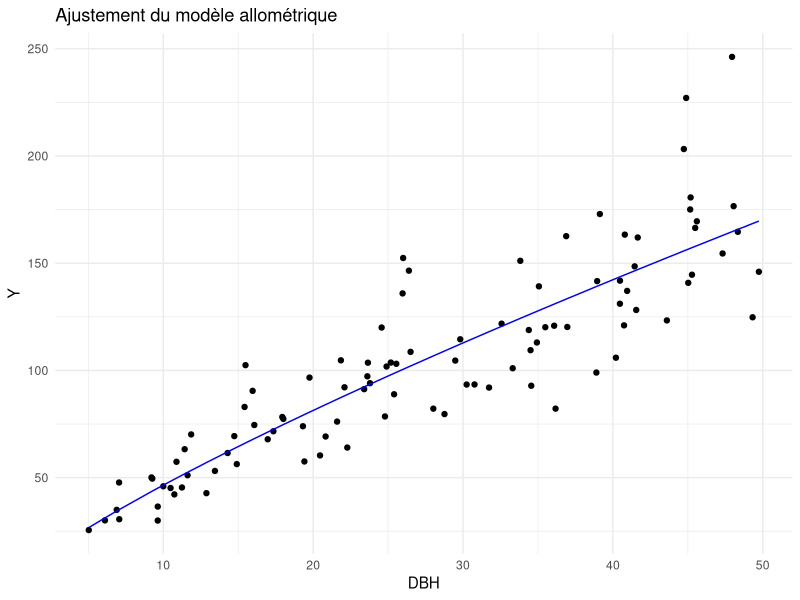
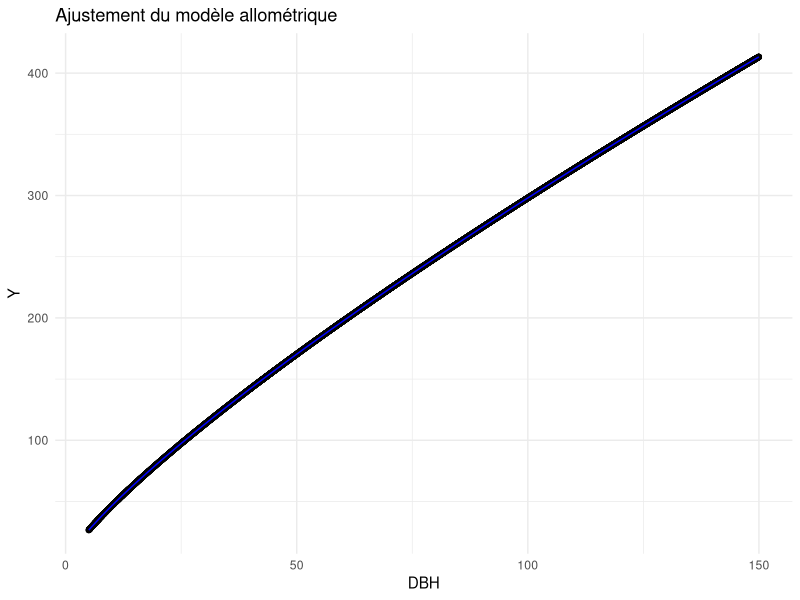

Write R code to recreate these figures, in order.
## ---- chunk 1
set.seed(123)
# Simuler des données
n <- 100
DBH <- runif(n, 5, 50)  # Diamètre à la hauteur de poitrine (DBH)
alpha <- 2
beta <- 0.8
epsilon <- rnorm(n, mean = 0, sd = 0.2)  # Bruit aléatoire
Y <- exp(alpha + epsilon) * DBH^beta  # Relation allométrique
data <- data.frame(DBH, Y)
## ---- chunk 2
# Transformation log-log
data$log_DBH <- log(data$DBH)
data$log_Y <- log(data$Y)

# Modèle linéaire pour estimation initiale
lm_fit <- lm(log_Y ~ log_DBH, data = data)
summary(lm_fit)

# Estimations initiales
alpha_init <- coef(lm_fit)[1]
beta_init <- coef(lm_fit)[2]
## ---- chunk 3
# Ajustement avec nls
nls_fit <- nls(Y ~ exp(alpha) * DBH^beta,
               data = data,
               start = list(alpha = alpha_init, beta = beta_init))
summary(nls_fit)

# Récupérer les paramètres estimés
coef <- coef(nls_fit)
coef["alpha"];coef["beta"]
## ---- chunk 4
# Prédictions
data$Y_pred <- predict(nls_fit)

# Graphique de validation
library(ggplot2)
ggplot(data, aes(x = DBH, y = Y)) +
  geom_point() +
  geom_line(aes(y = Y_pred), color = "blue") +
  labs(title = "Ajustement du modèle allométrique", y = "Y", x = "DBH") +
  theme_minimal()
## ---- chunk 5
n <- 10000
DBH <- runif(n, 5, 150)  # Diamètre à la hauteur de poitrine (DBH)
Y <- exp(coef["alpha"]) * (DBH^coef["beta"])
data <- data.frame(DBH, Y)
ggplot(data, aes(x = DBH, y = Y)) +
  geom_point() +
  geom_line(color = "blue") +
  labs(title = "Ajustement du modèle allométrique", y = "Y", x = "DBH") +
  theme_minimal()
